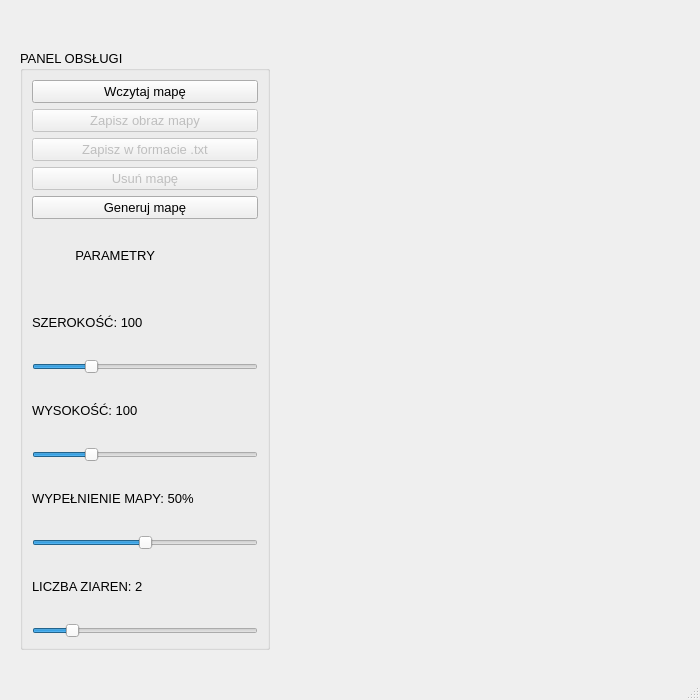
<?xml version="1.0" encoding="UTF-8"?>
<ui version="4.0">
 <class>MainWindow</class>
 <widget class="QMainWindow" name="MainWindow">
  <property name="enabled">
   <bool>true</bool>
  </property>
  <property name="geometry">
   <rect>
    <x>0</x>
    <y>0</y>
    <width>700</width>
    <height>700</height>
   </rect>
  </property>
  <property name="minimumSize">
   <size>
    <width>700</width>
    <height>700</height>
   </size>
  </property>
  <property name="windowTitle">
   <string>Ganerator map</string>
  </property>
  <widget class="QWidget" name="centralwidget">
   <widget class="QWidget" name="mapWidget" native="true">
    <property name="enabled">
     <bool>true</bool>
    </property>
    <property name="geometry">
     <rect>
      <x>250</x>
      <y>110</y>
      <width>471</width>
      <height>211</height>
     </rect>
    </property>
   </widget>
   <widget class="QGroupBox" name="groupBox">
    <property name="geometry">
     <rect>
      <x>20</x>
      <y>50</y>
      <width>250</width>
      <height>600</height>
     </rect>
    </property>
    <property name="font">
     <font>
      <pointsize>10</pointsize>
     </font>
    </property>
    <property name="title">
     <string>PANEL OBSŁUGI</string>
    </property>
    <layout class="QVBoxLayout" name="verticalLayout">
     <item>
      <widget class="QPushButton" name="pbWczytaj">
       <property name="text">
        <string>Wczytaj mapę</string>
       </property>
      </widget>
     </item>
     <item>
      <widget class="QPushButton" name="pbZapiszObraz">
       <property name="enabled">
        <bool>false</bool>
       </property>
       <property name="text">
        <string>Zapisz obraz mapy</string>
       </property>
      </widget>
     </item>
     <item>
      <widget class="QPushButton" name="pbZapiszTxt">
       <property name="enabled">
        <bool>false</bool>
       </property>
       <property name="text">
        <string>Zapisz w formacie .txt</string>
       </property>
      </widget>
     </item>
     <item>
      <widget class="QPushButton" name="pbUsun">
       <property name="enabled">
        <bool>false</bool>
       </property>
       <property name="text">
        <string>Usuń mapę</string>
       </property>
      </widget>
     </item>
     <item>
      <widget class="QPushButton" name="pbGeneruj">
       <property name="enabled">
        <bool>true</bool>
       </property>
       <property name="text">
        <string>Generuj mapę</string>
       </property>
      </widget>
     </item>
     <item>
      <widget class="QLabel" name="label">
       <property name="font">
        <font>
         <pointsize>10</pointsize>
        </font>
       </property>
       <property name="text">
        <string>            PARAMETRY</string>
       </property>
      </widget>
     </item>
     <item>
      <widget class="QLabel" name="lSzerokosc">
       <property name="font">
        <font>
         <pointsize>10</pointsize>
        </font>
       </property>
       <property name="text">
        <string>SZEROKOŚĆ: 100</string>
       </property>
      </widget>
     </item>
     <item>
      <widget class="QSlider" name="hsSzerokosc">
       <property name="minimum">
        <number>1</number>
       </property>
       <property name="maximum">
        <number>200</number>
       </property>
       <property name="value">
        <number>50</number>
       </property>
       <property name="orientation">
        <enum>Qt::Horizontal</enum>
       </property>
      </widget>
     </item>
     <item>
      <widget class="QLabel" name="lWysokosc">
       <property name="font">
        <font>
         <pointsize>10</pointsize>
        </font>
       </property>
       <property name="text">
        <string>WYSOKOŚĆ: 100</string>
       </property>
      </widget>
     </item>
     <item>
      <widget class="QSlider" name="hsWysokosc">
       <property name="minimum">
        <number>1</number>
       </property>
       <property name="maximum">
        <number>200</number>
       </property>
       <property name="value">
        <number>50</number>
       </property>
       <property name="orientation">
        <enum>Qt::Horizontal</enum>
       </property>
      </widget>
     </item>
     <item>
      <widget class="QLabel" name="lWypelnienie">
       <property name="font">
        <font>
         <pointsize>10</pointsize>
        </font>
       </property>
       <property name="text">
        <string>WYPEŁNIENIE MAPY: 50%</string>
       </property>
      </widget>
     </item>
     <item>
      <widget class="QSlider" name="hsWypelnienie">
       <property name="maximum">
        <number>100</number>
       </property>
       <property name="value">
        <number>50</number>
       </property>
       <property name="orientation">
        <enum>Qt::Horizontal</enum>
       </property>
      </widget>
     </item>
     <item>
      <widget class="QLabel" name="lZiarna">
       <property name="font">
        <font>
         <pointsize>10</pointsize>
        </font>
       </property>
       <property name="text">
        <string>LICZBA ZIAREN: 2</string>
       </property>
      </widget>
     </item>
     <item>
      <widget class="QSlider" name="hsLiczbaZiaren">
       <property name="minimum">
        <number>1</number>
       </property>
       <property name="maximum">
        <number>20</number>
       </property>
       <property name="value">
        <number>4</number>
       </property>
       <property name="orientation">
        <enum>Qt::Horizontal</enum>
       </property>
      </widget>
     </item>
    </layout>
   </widget>
  </widget>
  <widget class="QMenuBar" name="menubar">
   <property name="geometry">
    <rect>
     <x>0</x>
     <y>0</y>
     <width>700</width>
     <height>25</height>
    </rect>
   </property>
  </widget>
  <widget class="QStatusBar" name="statusbar"/>
 </widget>
 <resources/>
 <connections/>
</ui>
